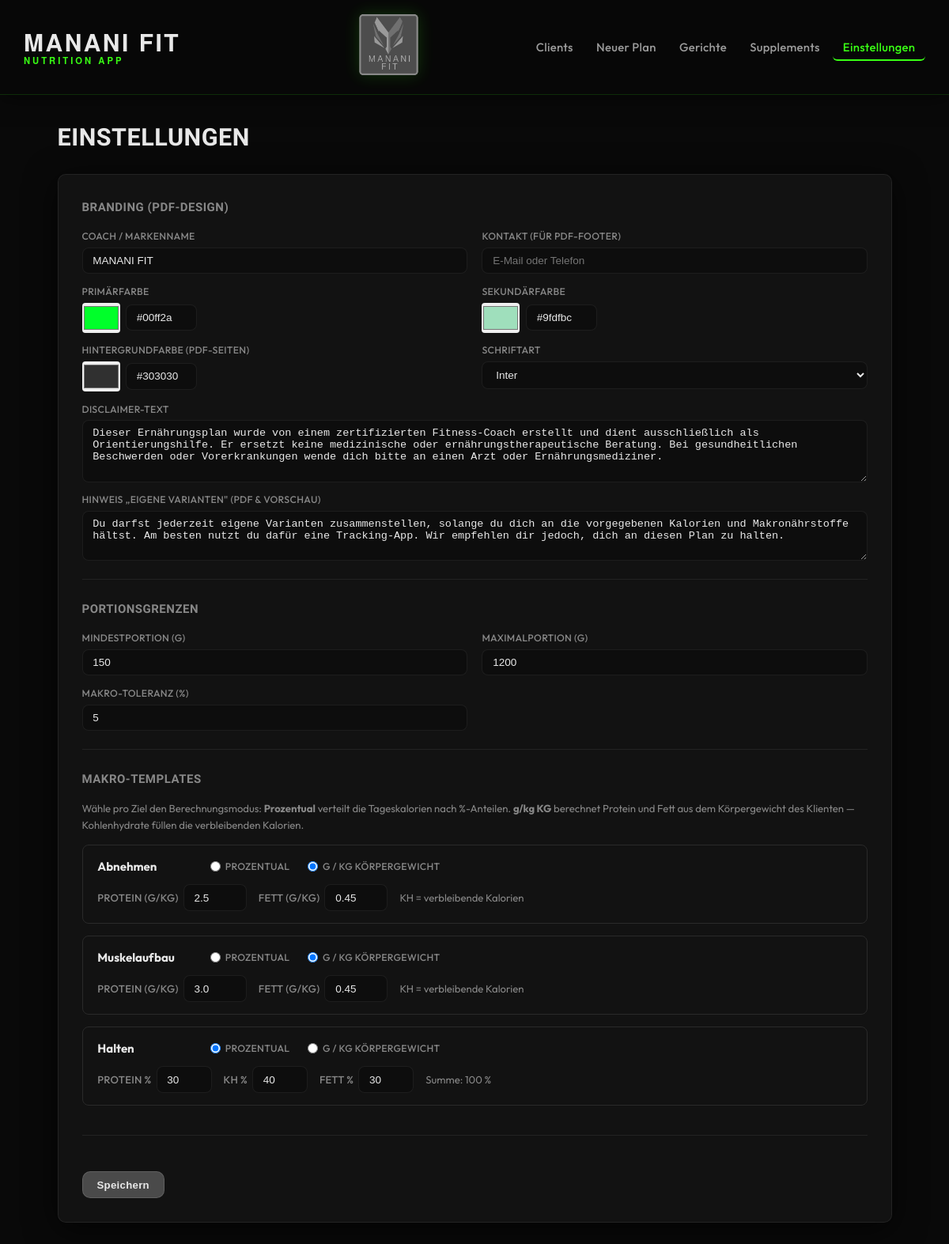
The app's page /settings, older data.
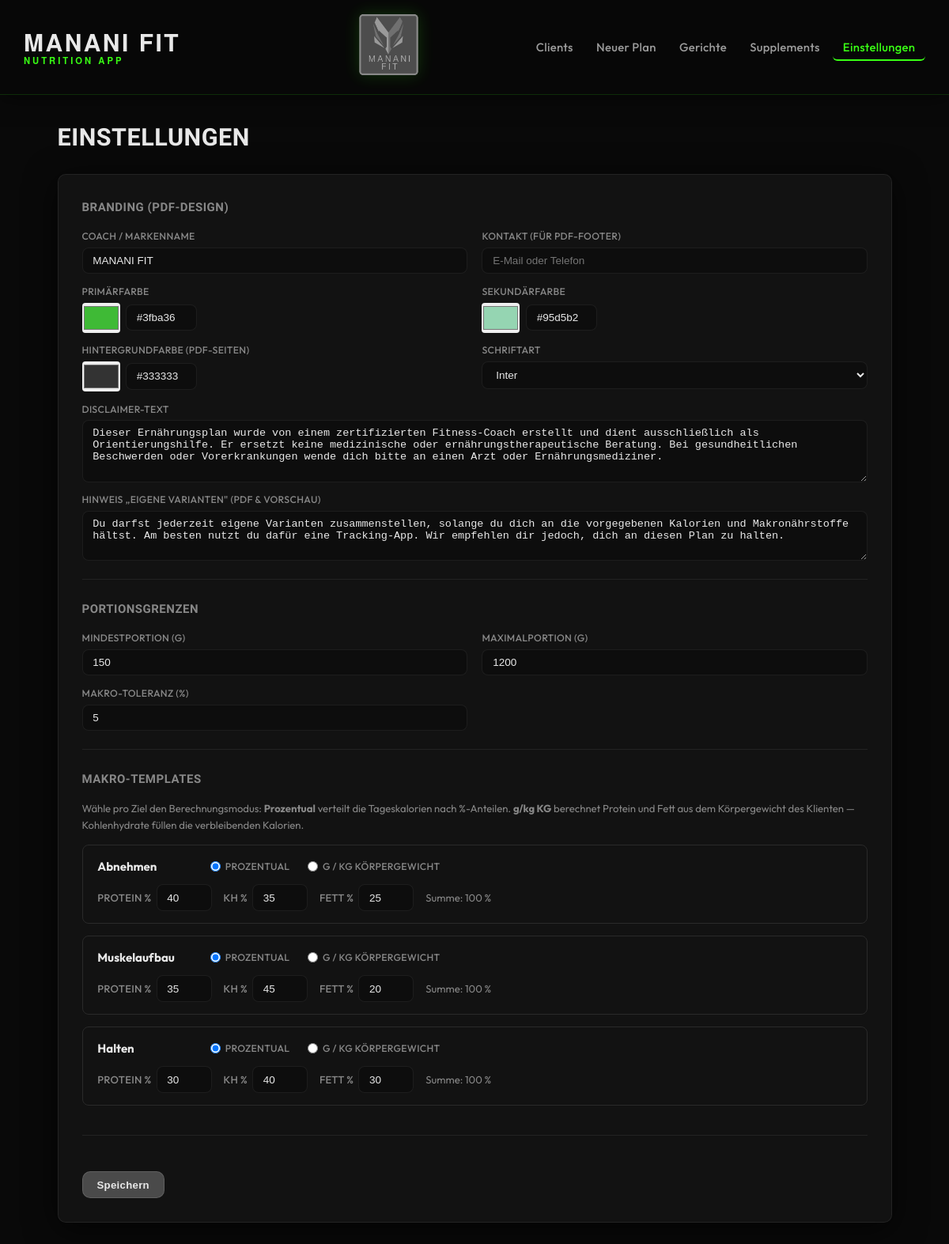
The same page, newer data.
### models.py (models this page shows, shortened)
class AppSettings(db.Model):
    __tablename__ = "app_settings"
    __allow_unmapped__ = True
    key: str = db.Column(db.String(100), primary_key=True)
    value: str | None = db.Column(db.Text)
    @classmethod
    def get(cls, key: str, default: Any = None) -> Any:
        row = cls.query.get(key)
        return row.value if row is not None else default

class MacroTemplate(db.Model):
    __tablename__ = "macro_templates"
    __allow_unmapped__ = True
    id: int = db.Column(db.Integer, primary_key=True)
    goal_name: str = db.Column(db.String(30), nullable=False, unique=True)
    protein_pct: float = db.Column(db.Float, nullable=False)
    carbs_pct: float = db.Column(db.Float, nullable=False)
    fat_pct: float = db.Column(db.Float, nullable=False)
    calculation_mode: str = db.Column(
        db.String(10), nullable=False, default="pct", server_default="pct"
    )
    protein_g_per_kg: float | None = db.Column(db.Float, nullable=True)
    fat_g_per_kg: float | None = db.Column(db.Float, nullable=True)

### app.py (the view)
    @app.route("/settings", methods=["GET", "POST"])
    def settings_view():
        macro_templates = MacroTemplate.query.all()
        if request.method == "POST":
            _save_settings()
            flash("Einstellungen gespeichert.", "success")
            return redirect(url_for("settings_view"))
        settings = {
            k: AppSettings.get(k, "")
            for k in [
                "primary_color",
                "secondary_color",
                "bg_color",
                "font_family",
                "coach_name",
                "coach_contact",
                "disclaimer_text",
                "portion_min_g",
                "portion_max_g",
                "macro_tolerance_pct",
            ]
        }
        settings["variant_freedom_text"] = AppSettings.get(
            "variant_freedom_text", DEFAULT_VARIANT_FREEDOM_TEXT
        )
        return render_template(
            "settings.html",
            settings=settings,
            macro_templates=macro_templates,
        )

### templates/settings.html (shortened to what this page needs)
{% extends "base.html" %}
{% block content %}
<div class="page-header">
  <h1>Einstellungen</h1>
</div>
<form method="post" enctype="multipart/form-data" class="form-card">
  <div class="form-section">
    <h2>Branding (PDF-Design)</h2>
    <div class="form-grid">
      <div class="form-group">
        <label for="coach_name">Coach / Markenname</label>
        <input type="text" id="coach_name" name="coach_name"
               value="{{ settings.coach_name or '' }}">
      </div>
      <div class="form-group">
        <label for="coach_contact">Kontakt (für PDF-Footer)</label>
        <input type="text" id="coach_contact" name="coach_contact"
               value="{{ settings.coach_contact or '' }}"
               placeholder="E-Mail oder Telefon">
      </div>
      <div class="form-group">
        <label for="primary_color">Primärfarbe</label>
        <div style="display:flex; gap:.5rem; align-items:center">
          <input type="color" id="primary_color" name="primary_color"
                 value="{{ settings.primary_color or '#2D6A4F' }}"
                 oninput="this.nextElementSibling.value=this.value"
                 style="width:48px; height:38px; border:none; cursor:pointer; border-radius:4px">
          <input type="text" name="primary_color_text" value="{{ settings.primary_color or '#2D6A4F' }}"
                 style="width:90px" oninput="document.getElementById('primary_color').value=this.value">
        </div>
      </div>
      <div class="form-group">
        <label for="secondary_color">Sekundärfarbe</label>
        <div style="display:flex; gap:.5rem; align-items:center">
          <input type="color" id="secondary_color" name="secondary_color"
                 value="{{ settings.secondary_color or '#95D5B2' }}"
                 oninput="this.nextElementSibling.value=this.value"
                 style="width:48px; height:38px; border:none; cursor:pointer; border-radius:4px">
          <input type="text" name="secondary_color_text" value="{{ settings.secondary_color or '#95D5B2' }}"
                 style="width:90px" oninput="document.getElementById('secondary_color').value=this.value">
        </div>
      </div>
      <div class="form-group">
        <label for="bg_color">Hintergrundfarbe (PDF-Seiten)</label>
        <div style="display:flex; gap:.5rem; align-items:center">
          <input type="color" id="bg_color" name="bg_color"
                 value="{{ settings.bg_color or '#FFFFFF' }}"
                 oninput="this.nextElementSibling.value=this.value"
                 style="width:48px; height:38px; border:none; cursor:pointer; border-radius:4px">
          <input type="text" name="bg_color_text" value="{{ settings.bg_color or '#FFFFFF' }}"
                 style="width:90px" oninput="document.getElementById('bg_color').value=this.value">
        </div>
      </div>
      <div class="form-group">
        <label for="font_family">Schriftart</label>
        <select id="font_family" name="font_family">
          {% for f in ['Inter', 'Montserrat', 'Raleway', 'Open Sans'] %}
            <option value="{{ f }}" {% if settings.font_family == f %}selected{% endif %}>{{ f }}</option>
          {% endfor %}
        </select>
      </div>
      <div class="form-group form-group--full">
        <label for="disclaimer_text">Disclaimer-Text</label>
        <textarea id="disclaimer_text" name="disclaimer_text" rows="4">{{ settings.disclaimer_text or '' }}</textarea>
      </div>
      <div class="form-group form-group--full">
        <label for="variant_freedom_text">Hinweis „eigene Varianten" (PDF &amp; Vorschau)</label>
        <textarea id="variant_freedom_text" name="variant_freedom_text" rows="3">{{ settings.variant_freedom_text or '' }}</textarea>
      </div>
    </div>
  </div>
  <div class="form-section">
    <h2>Portionsgrenzen</h2>
    <div class="form-grid">
      <div class="form-group">
        <label for="portion_min_g">Mindestportion (g)</label>
        <input type="number" id="portion_min_g" name="portion_min_g" min="50" max="500"
               value="{{ settings.portion_min_g or '150' }}">
      </div>
      <div class="form-group">
        <label for="portion_max_g">Maximalportion (g)</label>
        <input type="number" id="portion_max_g" name="portion_max_g" min="300" max="3000"
               value="{{ settings.portion_max_g or '1200' }}">
      </div>
      <div class="form-group">
        <label for="macro_tolerance_pct">Makro-Toleranz (%)</label>
        <input type="number" id="macro_tolerance_pct" name="macro_tolerance_pct" min="1" max="20"
               value="{{ settings.macro_tolerance_pct or '5' }}">
      </div>
    </div>
  </div>
  <div class="form-section">
    <h2>Makro-Templates</h2>
    <p style="color:var(--text-muted, #888); font-size:.875rem; margin-bottom:1rem;">
      Wähle pro Ziel den Berechnungsmodus: <strong>Prozentual</strong> verteilt die Tageskalorien nach %-Anteilen.
      <strong>g/kg KG</strong> berechnet Protein und Fett aus dem Körpergewicht des Klienten — Kohlenhydrate füllen die verbleibenden Kalorien.
    </p>
    {% for tmpl in macro_templates %}
    <div class="macro-tmpl-card" data-goal="{{ tmpl.goal_name }}" style="border:1px solid #2a2a2a; border-radius:8px; padding:1rem 1.25rem; margin-bottom:1rem;">
      <div style="display:flex; align-items:center; gap:1.5rem; flex-wrap:wrap; margin-bottom:.75rem;">
        <strong style="min-width:120px;">{{ tmpl.goal_name }}</strong>
        <label style="display:flex; align-items:center; gap:.4rem; cursor:pointer;">
          <input type="radio"
                 name="mode_{{ tmpl.goal_name }}"
                 value="pct"
                 {% if (tmpl.calculation_mode or 'pct') == 'pct' %}checked{% endif %}
                 onchange="toggleMacroMode('{{ tmpl.goal_name }}', 'pct')">
          Prozentual
        </label>
        <label style="display:flex; align-items:center; gap:.4rem; cursor:pointer;">
          <input type="radio"
                 name="mode_{{ tmpl.goal_name }}"
                 value="g_per_kg"
                 {% if tmpl.calculation_mode == 'g_per_kg' %}checked{% endif %}
                 onchange="toggleMacroMode('{{ tmpl.goal_name }}', 'g_per_kg')">
          g / kg Körpergewicht
        </label>
      </div>
      <div class="macro-pct-fields" id="pct_{{ tmpl.goal_name }}"
           style="display:{% if tmpl.calculation_mode == 'g_per_kg' %}none{% else %}flex{% endif %}; gap:1rem; align-items:center; flex-wrap:wrap;">
        <div style="display:flex; align-items:center; gap:.4rem;">
          <label style="white-space:nowrap; font-size:.875rem;">Protein %</label>
          <input type="number" name="protein_{{ tmpl.goal_name }}"
                 value="{{ tmpl.protein_pct|round|int }}" min="10" max="60" style="width:70px">
        </div>
        <div style="display:flex; align-items:center; gap:.4rem;">
          <label style="white-space:nowrap; font-size:.875rem;">KH %</label>
          <input type="number" name="carbs_{{ tmpl.goal_name }}"
                 value="{{ tmpl.carbs_pct|round|int }}" min="10" max="70" style="width:70px">
        </div>
        <div style="display:flex; align-items:center; gap:.4rem;">
          <label style="white-space:nowrap; font-size:.875rem;">Fett %</label>
          <input type="number" name="fat_{{ tmpl.goal_name }}"
                 value="{{ tmpl.fat_pct|round|int }}" min="10" max="50" style="width:70px">
        </div>
        <span style="font-size:.875rem; color:#888;">
          Summe: {{ (tmpl.protein_pct + tmpl.carbs_pct + tmpl.fat_pct)|round|int }} %
        </span>
      </div>
      <div class="macro-gkg-fields" id="gkg_{{ tmpl.goal_name }}"
           style="display:{% if tmpl.calculation_mode == 'g_per_kg' %}flex{% else %}none{% endif %}; gap:1rem; align-items:center; flex-wrap:wrap;">
        <div style="display:flex; align-items:center; gap:.4rem;">
          <label style="white-space:nowrap; font-size:.875rem;">Protein (g/kg)</label>
          <input type="number" name="protein_gkg_{{ tmpl.goal_name }}" step="0.1" min="0.5" max="4.0" style="width:80px"
                 value="{{ tmpl.protein_g_per_kg if tmpl.protein_g_per_kg else '' }}"
                 placeholder="z.B. 2.2">
        </div>
        <div style="display:flex; align-items:center; gap:.4rem;">
          <label style="white-space:nowrap; font-size:.875rem;">Fett (g/kg)</label>
          <input type="number" name="fat_gkg_{{ tmpl.goal_name }}" step="0.05" min="0.2" max="2.0" style="width:80px"
                 value="{{ tmpl.fat_g_per_kg if tmpl.fat_g_per_kg else '' }}"
                 placeholder="z.B. 0.45">
        </div>
        <span style="font-size:.875rem; color:#888;">KH = verbleibende Kalorien</span>
      </div>
    </div>
    {% endfor %}
  </div>
  <div class="form-actions">
    <button type="submit" class="btn btn--primary">Speichern</button>
  </div>
</form>
{% endblock %}

### templates/base.html (shortened to what this page needs)
<!DOCTYPE html>
<html lang="de">
<head>
  <link rel="stylesheet" href="{{ url_for('static', filename='css/app.css') }}">
</head>
<body>
  <nav class="navbar">
    <a href="{{ url_for('index') }}" class="nav-brand">
      <span class="nav-title">MANANI FIT <span class="nav-subtitle">Nutrition App</span></span>
    </a>
    <div class="nav-center">
      <a href="{{ url_for('index') }}">
        <img src="{{ url_for('static', filename='uploads/manani_fit_logo.png') }}" alt="MANANI FIT" class="nav-center-logo">
      </a>
    </div>
    <ul class="nav-links">
      <li><a href="{{ url_for('clients_list') }}" {% if request.endpoint and 'clients' in request.endpoint %}class="active"{% endif %}>Clients</a></li>
      <li><a href="{{ url_for('plans_new') }}" {% if request.endpoint and 'plans_new' in request.endpoint %}class="active"{% endif %}>Neuer Plan</a></li>
      <li><a href="{{ url_for('dishes_list') }}" {% if request.endpoint and 'dishes' in request.endpoint %}class="active"{% endif %}>Gerichte</a></li>
      <li><a href="{{ url_for('supplements_list') }}" {% if request.endpoint and 'supplements' in request.endpoint %}class="active"{% endif %}>Supplements</a></li>
      <li><a href="{{ url_for('settings_view') }}" {% if request.endpoint == 'settings_view' %}class="active"{% endif %}>Einstellungen</a></li>
    </ul>
  </nav>
  <main class="main-content">
    {% block content %}{% endblock %}
  </main>
</body>
</html>

Row changes from the older to the newer data that the page shows:
changed AppSettings: primary_color "#00ff2a" → "#3fba36"; primary_color_text "#00ff2a" → "#3fba36"
changed AppSettings (number 3 of 8 on the later page): secondary_color "#9fdfbc" → "#95d5b2"; secondary_color_text "#9fdfbc" → "#95d5b2"
changed AppSettings (number 4 of 8 on the later page): bg_color "#303030" → "#333333"; bg_color_text "#303030" → "#333333"
changed MacroTemplate "Abnehmen": calculation_mode "☐ PROZENTUAL" → "☑ PROZENTUAL"; calculation_mode "☑ G / KG KÖRPERGEWICHT" → "☐ G / KG KÖRPERGEWICHT"; protein_pct (not shown) → "40"; carbs_pct (not shown) → "35"; fat_pct (not shown) → "25"; (tmpl.protein_pct+tmpl.carbs_pct+tmpl.fat_pct)|round|int (not shown) → "100"; protein_g_per_kg "2.5" → (not shown); fat_g_per_kg "0.45" → (not shown); calculation_mode "PROTEIN (G/KG) FETT (G/KG) KH = verbleibende Kalorien" → "PROTEIN % KH % FETT % Summe: %"
changed MacroTemplate "Muskelaufbau": calculation_mode "☐ PROZENTUAL" → "☑ PROZENTUAL"; calculation_mode "☑ G / KG KÖRPERGEWICHT" → "☐ G / KG KÖRPERGEWICHT"; protein_pct (not shown) → "35"; carbs_pct (not shown) → "45"; fat_pct (not shown) → "20"; (tmpl.protein_pct+tmpl.carbs_pct+tmpl.fat_pct)|round|int (not shown) → "100"; protein_g_per_kg "3.0" → (not shown); fat_g_per_kg "0.45" → (not shown); calculation_mode "PROTEIN (G/KG) FETT (G/KG) KH = verbleibende Kalorien" → "PROTEIN % KH % FETT % Summe: %"
